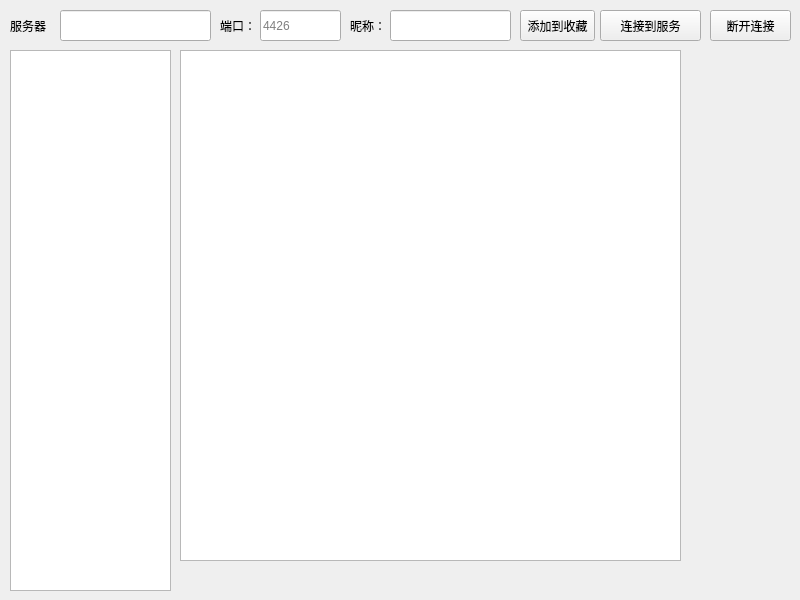
<?xml version="1.0" encoding="UTF-8"?>
<ui version="4.0">
 <class>minifish</class>
 <widget class="QMainWindow" name="minifish">
  <property name="geometry">
   <rect>
    <x>0</x>
    <y>0</y>
    <width>800</width>
    <height>600</height>
   </rect>
  </property>
  <property name="windowTitle">
   <string>minifish</string>
  </property>
  <property name="styleSheet">
   <string notr="true"/>
  </property>
  <widget class="QWidget" name="centralWidget">
   <widget class="QLabel" name="label">
    <property name="geometry">
     <rect>
      <x>10</x>
      <y>10</y>
      <width>41</width>
      <height>31</height>
     </rect>
    </property>
    <property name="text">
     <string>服务器：</string>
    </property>
   </widget>
   <widget class="QLabel" name="label_2">
    <property name="geometry">
     <rect>
      <x>350</x>
      <y>10</y>
      <width>31</width>
      <height>31</height>
     </rect>
    </property>
    <property name="text">
     <string>昵称：</string>
    </property>
   </widget>
   <widget class="QLineEdit" name="name_line">
    <property name="geometry">
     <rect>
      <x>390</x>
      <y>10</y>
      <width>121</width>
      <height>31</height>
     </rect>
    </property>
   </widget>
   <widget class="QLabel" name="label_3">
    <property name="geometry">
     <rect>
      <x>220</x>
      <y>10</y>
      <width>31</width>
      <height>31</height>
     </rect>
    </property>
    <property name="text">
     <string>端口：</string>
    </property>
   </widget>
   <widget class="QLineEdit" name="port_line">
    <property name="geometry">
     <rect>
      <x>260</x>
      <y>10</y>
      <width>81</width>
      <height>31</height>
     </rect>
    </property>
    <property name="placeholderText">
     <string>4426</string>
    </property>
   </widget>
   <widget class="QPushButton" name="add_btn">
    <property name="geometry">
     <rect>
      <x>520</x>
      <y>10</y>
      <width>75</width>
      <height>31</height>
     </rect>
    </property>
    <property name="text">
     <string>添加到收藏</string>
    </property>
   </widget>
   <widget class="QPushButton" name="connect_btn">
    <property name="geometry">
     <rect>
      <x>600</x>
      <y>10</y>
      <width>101</width>
      <height>31</height>
     </rect>
    </property>
    <property name="text">
     <string>连接到服务</string>
    </property>
   </widget>
   <widget class="QPushButton" name="disConnect_btn">
    <property name="geometry">
     <rect>
      <x>710</x>
      <y>10</y>
      <width>81</width>
      <height>31</height>
     </rect>
    </property>
    <property name="text">
     <string>断开连接</string>
    </property>
   </widget>
   <widget class="QListWidget" name="ipList_list">
    <property name="geometry">
     <rect>
      <x>10</x>
      <y>50</y>
      <width>161</width>
      <height>541</height>
     </rect>
    </property>
   </widget>
   <widget class="QLineEdit" name="ip_line">
    <property name="geometry">
     <rect>
      <x>60</x>
      <y>10</y>
      <width>151</width>
      <height>31</height>
     </rect>
    </property>
   </widget>
   <widget class="QTextEdit" name="chat_edit">
    <property name="geometry">
     <rect>
      <x>180</x>
      <y>50</y>
      <width>501</width>
      <height>511</height>
     </rect>
    </property>
    <property name="html">
     <string>&lt;!DOCTYPE HTML PUBLIC &quot;-//W3C//DTD HTML 4.0//EN&quot; &quot;http://www.w3.org/TR/REC-html40/strict.dtd&quot;&gt;
&lt;html&gt;&lt;head&gt;&lt;meta name=&quot;qrichtext&quot; content=&quot;1&quot; /&gt;&lt;style type=&quot;text/css&quot;&gt;
p, li { white-space: pre-wrap; }
&lt;/style&gt;&lt;/head&gt;&lt;body style=&quot; font-family:'SimSun'; font-size:9pt; font-weight:400; font-style:normal;&quot;&gt;
&lt;p style=&quot;-qt-paragraph-type:empty; margin-top:0px; margin-bottom:0px; margin-left:0px; margin-right:0px; -qt-block-indent:0; text-indent:0px;&quot;&gt;&lt;br /&gt;&lt;/p&gt;&lt;/body&gt;&lt;/html&gt;</string>
    </property>
   </widget>
  </widget>
 </widget>
 <resources/>
 <connections/>
</ui>
